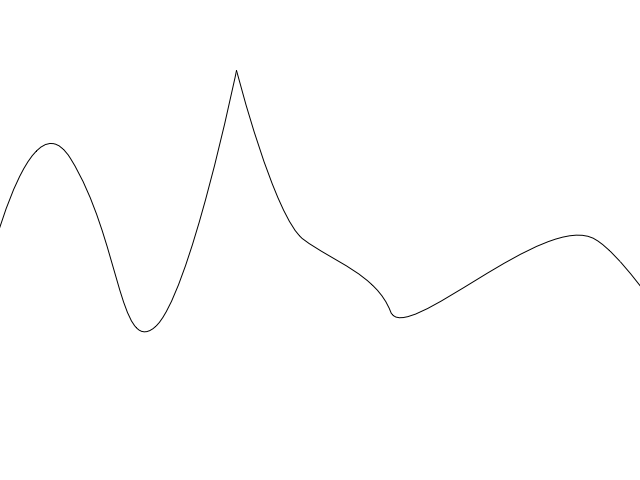
#> input picture pset1/pset1/Shape1.png, 640 x 480 px
$ jupyter execute --allow-errors 'Problem Set 1.ipynb'
#> lines starting #> are read from the running program, lines starting #| are printed output that depends on the picture
# Physics 113: Problem Set 1
## Submit notebook to Canvas by April 23, 2023 17:00 PDT

## Question 1: Manipulating and plotting data (2 points)

Today, you'll warm up your `numpy`, `scipy`, and `matplotlib` skills by plotting a histogram of quantum physics papers posted to the arXiv (labelled as 'quant-ph') since mid-1995. The data you'll use is stored in the file `arxiv.csv`, which has been cleaned from a publicly available dataset posted by Kaggle user LOULOU.

[cell 1]
import numpy as np

# Load the data, with columns containing year, month, and day
#> (the rest of this cell did not finish here and is left out)

This array contains 72,881 rows, each corresponding to a single paper, with columns for year, month, and day. Next, use `numpy` array indexing to convert each year/month pair to a single number representing time:

\begin{align*}
    \mathrm{time}\ =\ \mathrm{year}\ +\ \frac{\mathrm{month}}{12}
\end{align*}
\
Store these values in an array `times`, which should have shape `(72881,)`. Because we'll be creating a histogram with a bin width of several months, we won't use the third column (days).

#> (a cell that did not finish here is left out)

The data are very sparse before mid-1995. Let's use array indexing again to keep only the values in `times` that are greater than 1995.5.

---
**Tip:**
If we have an array `a`, then `(a >= 7)` is an array with the same length as `a`, with elements `True` (where the corresponding value in `a` was greater than or equal to 7) or `False` (the value in `a` was less than 7). We can then index `a` using this boolean array, and we'll get back an array which contains just the elements of `a` which are greater than or equal to 7. This method of indexing is extremely helpful when cleaning data.

#> (a cell that did not finish here is left out)

## Calculating the histogram
Finally, you'll visualize the data using `matplotlib` and add some interpolations. First, create an array containing the edges of the bins for the histogram, running from `min(times)` to `max(times)`, with a bin width of 1/3 (i.e. 4 months). Next, use the array you just created to calculate the centers of the bins; remember that if there are $n$ bin edges, then there are $n-1$ bin centers. You'll use these centers for plotting the histogram and calculating interpolations.

The last piece of data you'll need is the set of counts in the bins. For this, you can use `np.histogram`, which takes the data to be binned (in our case, `times`) and the bin edges (using the keyword `bins`).

---
(If you prefer, feel free to use `plt.hist` instead, being sure to store the output array which gives the counts in each bin &mdash; you'll need these values for interpolation later.)

---
`np.histogram` returns a tuple of two arrays, the first containing the counts in each bin and the second containing the bin edges. Because you don't need to store the edges again, you can ignore the second output using an underscore: `counts, _ = np.histogram(...)`.

#> (a cell that did not finish here is left out)

#> (a cell that did not finish here is left out)

## Plotting the histogram
Your last task is visualizing the data you've computed. If you used `np.hist` above (rather than `plt.hist`), you can plot the histogram itself using `plt.step`, with the bin centers as your $x$ values and the counts as your $y$ values. The function `plt.step` takes a keyword `where`, which in this case can be set to `'mid'` to make the steps occur halfway between adjacent bin center values.

---

(If you want to, you can try shading the area under the histogram using `plt.fill_between`, which takes a similar keyword `step='mid'` to shade the area as a step function rather than a curve.)

[cell 6]
from matplotlib import pyplot as plt
#> (the rest of this cell did not finish here and is left out)

## The interpolations
Finally (for real this time), you'll plot the following three interpolations over the histogram, using your `bin_centers` and `counts` as your $x$ and $y$ values. `scipy.interp1d` and `scipy.CubicSpline` make interpolating easy; see our [tutorial](https://yipihey.github.io/Physics-113-Book/python_basics/basic-plotting.html#interpolation) on interpolation for an example very similar to this.

Here are the interpolations to plot:

1) quadratic, interpolating between every 2$^{\mathrm{nd}}$ point
2) quadratic, interpolating between every 5$^{\mathrm{th}}$ point
3) cubic spline, interpolating between every 4$^{\mathrm{th}}$ point

---

**Some tips:**

- To grab every $n^{\mathrm{th}}$ point from an array, `numpy` indexing comes in handy again. For an array `a`, indexing with `x[start:stop:step]` returns the elements from indices `start` to `stop` (as usual, not including the upper endpoint), taking only every `step`$^{\mathrm{th}}$ element.

- If `scipy` protests because you've tried to plot a curve beyond the bounds of the data you used to create the interpolation, the keyword `fill_value='extrapolate'` will tell the interpolation to predict values outside the original domain. If any of your curves do end up extending beyond the ends of the histogram, note whether they look like they're doing a realistic job of extrapolating.

[cell 7]
import matplotlib.pyplot as plt
from scipy.interpolate import interp1d, CubicSpline

# Quadratic interpolation of every 2nd data point:
#> (the rest of this cell did not finish here and is left out)

**Assessing the interpolations:**

Looking at the curves, which of the interpolations, if any, might be overfitting the histogram?

Which interpolation do you think would do the best job of predicting the numbers of quant-ph papers submitted over the next few years beyond the end of the plot?

---

I feel like the quadratic interpolation with every 2nd point is overfitting the histogram. If the pandemic didn't exist, I think the cubic spline would do the best at extrapolation; keeping the pandemic in mind, the quadratic interpolation every 5th point seems to do the best.

---
# Question 2: Integrals to $\infty$ (2 points)

In the problems we've encountered so far, we've used our numerical integration techniques over finite domains $x\in[a,b]$. What if we want to evaluate an integral whose domain is *infinite*? Is numerical integration even useful here?

Let's look at one of the classics: the integral of a Gaussian over the real line. This is an integral that we can do analytically, of course, but calculating it numerically will give us some insight into how we'd deal with more complicated versions that aren't as easily solved on paper.

\begin{align*}
    I=\int_{-\infty}^{\infty} e^{-x^2}\, dx
\end{align*}

If we approach this integral head-on with trapezoids or Simpson's approximation, things won't go well &mdash; we'd be asking the computer to use an infinite number of intervals (or infinitely wide intervals, if we specify a finite number of them).

---

To make things numerically tractable, let's change variables so that the limits of the integral become finite. There are many different ways to choose a new variable $z$ such that $x$ approaches positive and negative infinity as $z$ approaches two different finite values. For this purpose, it's often helpful to use a denominator such as $(1-z)$ or $(1-z^2)$ so that $x$ diverges as $z$ approaches finite values like $1$ or $-1$. As an example, we'll use

\begin{align*}
    x \equiv \frac{z}{1-z^2}\quad\implies\quad dx=\frac{1+z^2}{(1-z^2)^2}\, dz\ ,
\end{align*}

so that $x\rightarrow\pm\infty$ corresponds to $z\rightarrow\pm1$. The original integral then becomes

\begin{align*}
    I = \int_{-1}^{1} \frac{1+z^2}{(1-z^2)^2}\,\exp\left[-\,\frac{z^2}{(1-z^2)^2}\right]\, dz\ .
\end{align*}
\
We've sacrificed some elegance in our expression for $I$, but on the plus side, numerical integration works best when it doesn't require infinite computational resources. We now have a problem that we can handle using the techniques we've learned for definite integrals.

[cell 8]
# Visualize the integral in its new form

def integrand(z):
    """
        Computes the function value of the integrand above.

        Inputs:
        z: integration variable

        Output:
        Integrand value at z
    """

    # Calculate the function value in two parts and multiply
    factor_a = (1 + z ** 2) / (1 - z ** 2) ** 2
    factor_b = np.exp(- z ** 2 / (1 - z ** 2) ** 2)

    return factor_a * factor_b


# Use a small epsilon to avoid divide-by-zero at lower/upper bounds
epsilon = 1e-6

# Set number of points to plot
n_points = 101

lower_bound = -1 + epsilon
upper_bound = 1 - epsilon

x_vals = np.linspace(lower_bound, upper_bound, n_points)
y_vals = integrand(x_vals)

# Plot integrand
fig, ax = plt.subplots(1, 1, figsize=(8, 3))
ax.plot(x_vals, y_vals, color='xkcd:sky blue')
ax.fill_between(x_vals, y_vals, facecolor=(0,0,0,0.1), zorder=-1)
ax.set_xlabel('$z$')
plt.show()
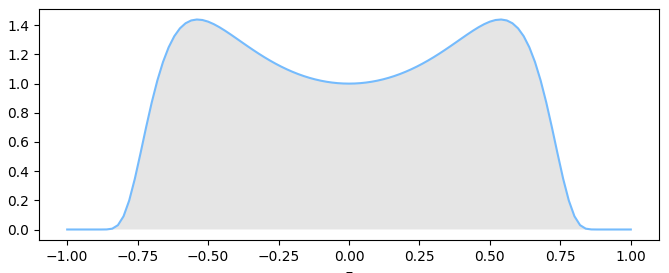
#> figure drawn by matplotlib, 1 panel; curve peaks at x = 0.54, y = 1.44

[cell 9]
# Compute the integral using np.trapz and the plotted x,y values
integral = np.trapz(y_vals, x_vals)
true_val = np.sqrt(np.pi)

print(f'Trapezoidal approximation, {n_points - 1} intervals:\n{integral}\n')
print(f'True value (square root of pi):\n{true_val}\n')

# Calculate error relative to true value I = sqrt(pi)
print(f'Relative error: {np.abs(integral - true_val) / true_val:.3e}')

---
Using the trapezoidal approximation on our transformed integral, we get a very accurate estimate of the true value, which is

\begin{align*}
    \int_{-\infty}^{\infty}e^{-x^2}\,dx=\sqrt{\pi}\ .
\end{align*}

Because this integral was symmetric, we could have also just calculated the half from zero to infinity, then doubled that result. In that case, where the integral starts at zero, can you think of an even simpler change of variable that would make the upper limit finite, instead of positive infinity? This might come in handy below!

---

## Try it out:
Apply the strategy we saw above to the following integral, which is used in deriving the Stefan-Boltzmann constant:

\begin{align*}
    I=\int_0^{\infty}\frac{x^3}{e^x-1}\, dx
\end{align*}

1) Find a new change of variable (**not** the one used in the example above!) which transforms this integral into one with finite bounds. Write your new integrand as a Python function and plot it over the relevant domain (as in the example above).
2) Choose one of the numerical integration techniques we've learned and use it to calculate the value of this integral (feel free to use `numpy` or `scipy` functions for this). Calculate the error in your result relative to the true value, which is $I=\frac{\pi^4}{15}$.

[cell 10]
def new_integrand(z): # z = x / (1 + x)
    """
        Computes the function value of your transformed integrand.

        Inputs:
        z: integration variable

        Output:
        Integrand value at z
    """

    x = z / (1 - z)

    return x**3 / (np.exp(x) - 1) / (1 - z)**2


# Set number of points to plot
n_points = 101

# If needed, use epsilon to avoid divide-by-zero at lower/upper bounds
epsilon = 1e-2

lower_bound = 0 + epsilon
upper_bound = 1 - epsilon

x_vals = np.linspace(lower_bound , upper_bound, n_points)
y_vals = new_integrand(x_vals)

# Plot your new integrand
fig, ax = plt.subplots(1, 1, figsize=(8, 3))
ax.plot(x_vals, y_vals, color='xkcd:sky blue')
ax.fill_between(x_vals, y_vals, facecolor=(0,0,0,0.1), zorder=-1)
ax.set_xlabel('$z$')
plt.show()
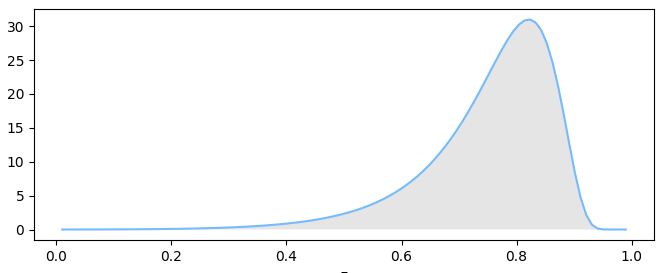
#> figure drawn by matplotlib, 1 panel; curve peaks at x = 0.823, y = 30.98

Now compute the integral numerically using a method of your choice (`numpy` and `scipy` methods are fine).

[cell 11]
# Compute the integral using your chosen approximation and the plotted x,y values

from scipy.integrate import simpson

integral = simpson(y_vals, x_vals)

true_val = np.pi ** 4 / 15

print(f'My approximation, {n_points - 1} intervals:\n{integral}\n')
print(f'True value (pi^4 / 15):\n{true_val}\n')

# Calculate error relative to true value I = pi^4 / 15
print(f'Relative error: {np.abs(integral - true_val) / true_val:.3e}')

---
# Question 3: High-dimensional Monte Carlo integration (2 points)

Here's a high-dimensional integral that's used in statistical mechanics (for calculating the correlation function between pairs of spins in the [classical XY lattice model](https://en.wikipedia.org/wiki/Classical_XY_model)):

\begin{align*}
    I=\int_0^{2\pi}\hspace{-2mm}\dots\int_0^{2\pi}\cos(\theta_n-\theta_0)\cos(\theta_0-\theta_1)\cos(\theta_1-\theta_2)\dots\cos(\theta_{n-1}-\theta_n)\ \  d\theta_0\dots d\theta_n
\end{align*}
\
You're going to write a function that uses Monte Carlo integration to estimate the value of this integral for an arbitrary number of dimensions $n$. We've already provided a function `cos_integrand` that calculates the value of the integrand, given an array of specific values $[\theta_0,\dots,\theta_n]$ corresponding to a point in this $n$-dimensional $\theta$ space.

[cell 12]
def cos_integrand(thetas):
    """
        Computes the function value of the integrand above.

        Inputs:
        thetas: an array [theta_0, ..., theta_n] specifying a point in theta space

        Output:
        Integrand value at the point specified by <thetas>
    """

    # Use np.take to shift array to the right (last theta wraps around to front)
    # Subtract <thetas> from this to get an array of differences (theta_i - theta_{i+1})
    diffs = thetas.take(indices=range(-1, thetas.shape[1]-1), axis = 1, mode='wrap') - thetas

    return np.prod(np.cos(diffs), axis = 1)

Now write your own `mc_thetas` function which draws random points uniformly from the integration volume to estimate the value of the integral for an arbitrary number of dimensions and MC sample points.

[cell 13]
def mc_thetas(func, dim, num_pts): # cos_integrand has been modified to accept vectorized input
    """
        Calculates the integral above using uniform MC sampling.

        Inputs:
        func: the function to be integrated
        dim: the number of dimensions of the integral
        num_pts: the number of sample points used in the MC

        Output:
        MC estimate of the integral in <dim> dimensions
    """

    x = np.random.uniform(low=0, high=2*np.pi, size=(num_pts, dim))

    return np.mean(func(x)) * (2*np.pi)**dim

Finally, run the cells below to calculate your MC estimate for $n=2,4,6,\dots,32$ and plot the absolute relative error using the true value of the integral, which is $I=2\pi^n$. If you don't see any trend in the plot of errors, try increasing the number of sample points until a pattern becomes apparent.

[cell 14]
# Set a range of dimensions for which to compute the integral
dims = np.arange(2, 32, step=2)

# Adjust the number of sample points for a reasonable runtime
num_pts = int(1e6)

# Compute the integral for each dimension in <dims>
mc_outputs = np.array([mc_thetas(cos_integrand, n, num_pts) for n in dims])

# Compute the true integral values, given by 2*pi^n
truths = np.array([2 * np.pi ** n for n in dims])

[cell 15]
# Plot the relative errors of the MC results

fig, ax = plt.subplots(1, 1, figsize=(8, 4))
ax.plot(dims, np.abs(mc_outputs - truths) / truths)
ax.set_yscale('log')
ax.set_xlabel('dimensions')
ax.set_ylabel('$|\ $rel. error$\ |$')
ax.set_xticks(dims)
plt.show()
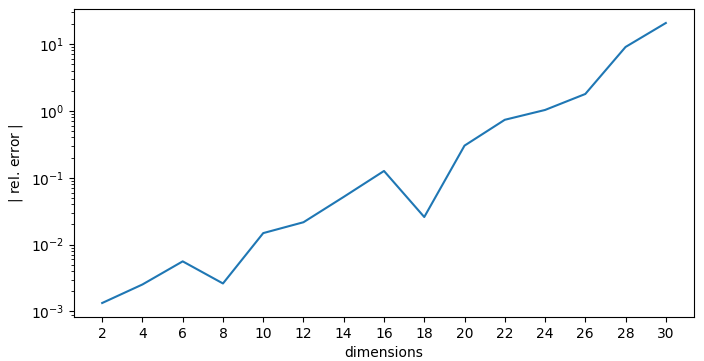
#> figure drawn by matplotlib, 1 panel; curve peaks at x = 30, y = 20.59

**Assessing the errors:**

What do you notice about the error as the number of dimensions increases? In one sentence, suggest a change you could make to the sampling process that might keep the relative error more consistent as the number of dimensions changes.

---

The relative error grows roughly exponentially as the number of dimensions increases. We could implement some form of importance sampling to our sampling process.

# Question 4: Image data (2 points)

In class, we explored various techniques for computing integrals which may have no analytic solution. But since we used well-defined functions, this was possibly something you already knew how to do numerically with WolframAlpha/Mathematica. Today, we'll explore how to use Python and Monte Carlo techniques to find the area of an *unknown* shape.

Consider the jagged shape that I've drawn below. I can't think of an obvious set of equations to describe it. How could we find the area under this curve?

To open this image in Python, we'll use the library `openCV`. You'll likely have to install this package by running the following cell:

[cell 16]
# import sys
# !{sys.executable} -m pip install opencv-python

If this doesn't work, check the documentation for alternative methods [here](https://docs.opencv.org/4.x/da/df6/tutorial_py_table_of_contents_setup.html). `openCV` is a very powerful library for image processing and manipulation. Today, however, we'll just use it to convert this image to a `numpy` array.

Let's begin by importing `openCV` and a few other useful packages:

[cell 17]
import numpy as np
import cv2
import matplotlib.pyplot as plt

We can now open this image with `openCV`:

[cell 18]
img = cv2.imread('Shape1.png')
#> img is the input picture: shape (480, 640, 3); min 0, max 255, mean 254

Let's take a look at what this variable looks like:

[cell 19]
print(img.shape)
#| (480, 640, 3)

We see that the first two dimensions are 480 and 640. This makes sense because the image is 480 pixels by 640 pixels. But what about the third dimension of size 3? This is because pixels are stored using three numbers. Usually, they describe RGB values. Each number is an 8-bit integer running from 0 to 255. The first number describes how much red is in the pixel's color (0 if none, 255 if a lot), the second number describes how much green, and the last describes how much blue.

If the pixel were white, for example, this color would be described by a pixel with value (255, 255, 255) because this is a combination of each color in equal parts. If it were black, it would be (0, 0, 0), because computers identify black as the absense of color.

Let's take a look at one corner of this image:

[cell 20]
print(img[0, 0, :])
#| [255 255 255]

We see that this is (255, 255, 255), describing white, just as we expected!

In this example, however, the image is black and white, so we could instead identify each pixel as a grayscale slider for simplicity. Let's instead import the image with an extra argument to signal this to `openCV`:

[cell 21]
img = cv2.imread('Shape1.png', cv2.IMREAD_GRAYSCALE)
#> img: shape (480, 640)

Now the image has a simpler shape:

[cell 22]
print(img.shape)
#| (480, 640)

Where each value runs from 0 for black to 255 for white. Let's verify this for one column of the image:

[cell 23]
print(img[:, 0])
#| [255 255 255 255 255 255 255 255 255 255 255 255 255 255 255 255 255 255
#|  255 255 255 255 255 255 255 255 255 255 255 255 255 255 255 255 255 255
#|  255 255 255 255 255 255 255 255 255 255 255 255 255 255 255 255 255 255
#|  255 255 255 255 255 255 255 255 255 255 255 255 255 255 255 255 255 255
#|  255 255 255 255 255 255 255 255 255 255 255 255 255 255 255 255 255 255
#|  255 255 255 255 255 255 255 255 255 255 255 255 255 255 255 255 255 255
#> (further printed lines are left out)

To check that everything has imported correctly, we can try opening this directly in `matplotlib`:

[cell 24]
plt.imshow(img, cmap='plasma')
plt.colorbar()
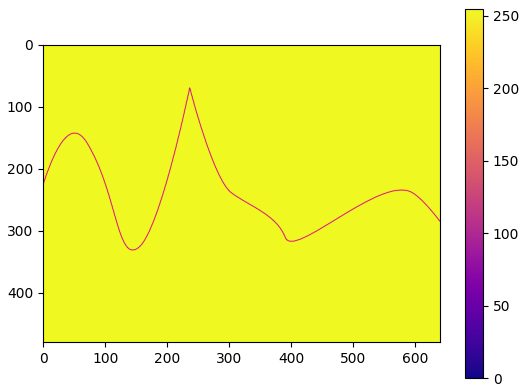
#> figure drawn by matplotlib, 2 panels

Perfect. The colors have changed because of the colormap that we're using, but that's ok.

Let's now think about how we could find the area under the curve. Maybe we could use a Riemann sum? Let's define a function for a right-handed Riemann sum which also plots a visualization of what's happening:

[cell 25]
def riemann(img, N):
    """
        Finds the right-handed Riemann sum of an image.

        Inputs:
        img: numpy array of the image
        N: integer of the number of intervals

        Output:
        Area under the curve
    """
#> called with N = 10

    # Grab image dimensions
    im_height, im_width = img.shape

    # Display image
    fig, ax = plt.subplots(1, 1, figsize=(8, 6))
    ax.imshow(img, cmap='plasma')

    # Find interval length
    interval = int(im_width / N)

    # Iterate over intervals
    for i in range(N):
        # Determine horizontal bounds
        hor_start = i * interval
        hor_end   = min(hor_start + interval, im_width - 1)

        # Determine vertical bounds
        ver_start = 0
        ver_end   = im_height

        # Plot interval
        ax.plot([hor_start, hor_end, hor_end, hor_start, hor_start],
                 [ver_start, ver_start, ver_end, ver_end, ver_start],
                 color='black')

    # Set plot bounds
    ax.set_xlim((0, im_width))
    ax.set_ylim((im_height, 0))

riemann(img, 10)
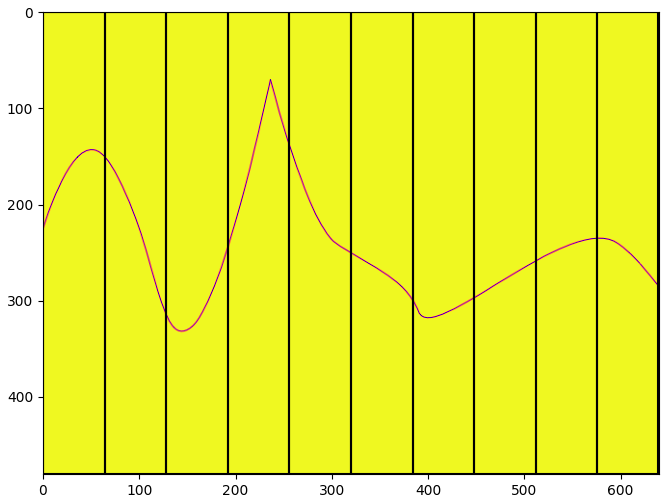
#> figure drawn by matplotlib, 1 panel
#> (the rest of the program and of its run is left out)
